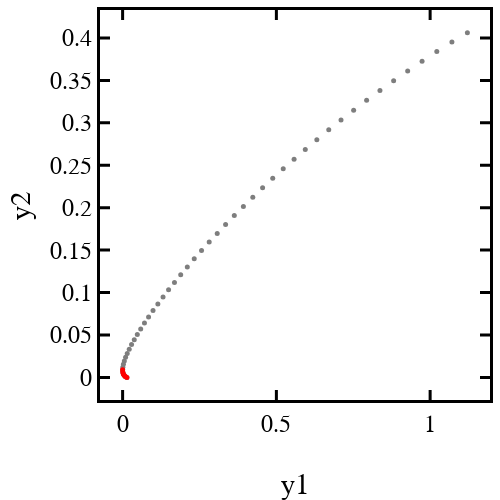

This figure's notebook cell:
### Code cell
plot_pareto_front(df, pareto_points, figname='2DEI_example/global_pareto_front.pdf')

### Figure 1 — Plotly figure (JSON) as saved in the notebook; plotly's stock layout.template omitted (floating-point values rounded to 4 significant figures)
{"data": [{"marker": {"color": "black", "size": 5}, "mode": "markers", "opacity": 0.5, "type": "scatter", "uid": "da7f55d3-798c-4d30-8398-8959b5e4531a", "x": [0.01384, 0.008768, 0.004848, 0.002081, 0.0004669, 5.765e-06, 0.0006975, 0.002542, 0.00554, 0.00969, 0.01499, 0.02145, 0.02906, 0.03782, 0.04774, 0.0588, 0.07103, 0.0844, 0.09893, 0.1146, 0.1314, 0.1494, 0.1686, 0.1889, 0.2103, 0.2329, 0.2566, 0.2815, 0.3076, 0.3348, 0.3632, 0.3927, 0.4234, 0.4552, 0.4882, 0.5223, 0.5576, 0.594, 0.6316, 0.6703, 0.7102, 0.7512, 0.7934, 0.8368, 0.8813, 0.927, 0.9738, 1.022, 1.071, 1.121], "y": [0, 0.000975, 0.002367, 0.004174, 0.006395, 0.009028, 0.01207, 0.01552, 0.01937, 0.02362, 0.02825, 0.03328, 0.03869, 0.04447, 0.05061, 0.05711, 0.06396, 0.07116, 0.07868, 0.08652, 0.09468, 0.1031, 0.1119, 0.1209, 0.1302, 0.1397, 0.1495, 0.1595, 0.1697, 0.1801, 0.1907, 0.2014, 0.2124, 0.2234, 0.2346, 0.2459, 0.2572, 0.2687, 0.2802, 0.2918, 0.3034, 0.315, 0.3266, 0.3381, 0.3497, 0.3612, 0.3726, 0.384, 0.3952, 0.4063]}, {"marker": {"color": "red", "size": 5}, "mode": "markers", "opacity": 1, "type": "scatter", "uid": "339bd4a8-d3d3-49bb-be86-3a8459931c37", "x": [5.765e-06, 0.0004669, 0.002081, 0.004848, 0.008768, 0.01384], "y": [0.009028, 0.006395, 0.004174, 0.002367, 0.000975, 0]}, {"line": {"color": "red", "width": 2}, "mode": "lines", "opacity": 1, "type": "scatter", "uid": "cda950bb-597c-49c6-9972-1ed1c25e7731", "x": [5.765e-06, 0.0004669, 0.0004669, 0.002081, 0.002081, 0.004848, 0.004848, 0.008768, 0.008768, 0.01384, 0.01384], "y": [0.009028, 0.009028, 0.006395, 0.006395, 0.004174, 0.004174, 0.002367, 0.002367, 0.000975, 0.000975, 0]}], "layout": {"font": {"color": "black", "family": "Helvetica", "size": 24}, "height": 500, "legend": {"bgcolor": "rgba(0,0,0,0)", "orientation": "v", "x": 0, "y": 1}, "margin": {"b": 100, "l": 100, "r": 10, "t": 10}, "showlegend": false, "width": 500, "xaxis": {"color": "black", "linewidth": 3, "mirror": "allticks", "showgrid": false, "showline": true, "ticklen": 10, "ticks": "inside", "tickwidth": 3, "title": {"text": "y1"}, "zeroline": false}, "yaxis": {"color": "black", "linewidth": 3, "mirror": "allticks", "showgrid": false, "showline": true, "ticklen": 10, "ticks": "inside", "tickwidth": 3, "title": {"text": "y2"}, "zeroline": false}}}
